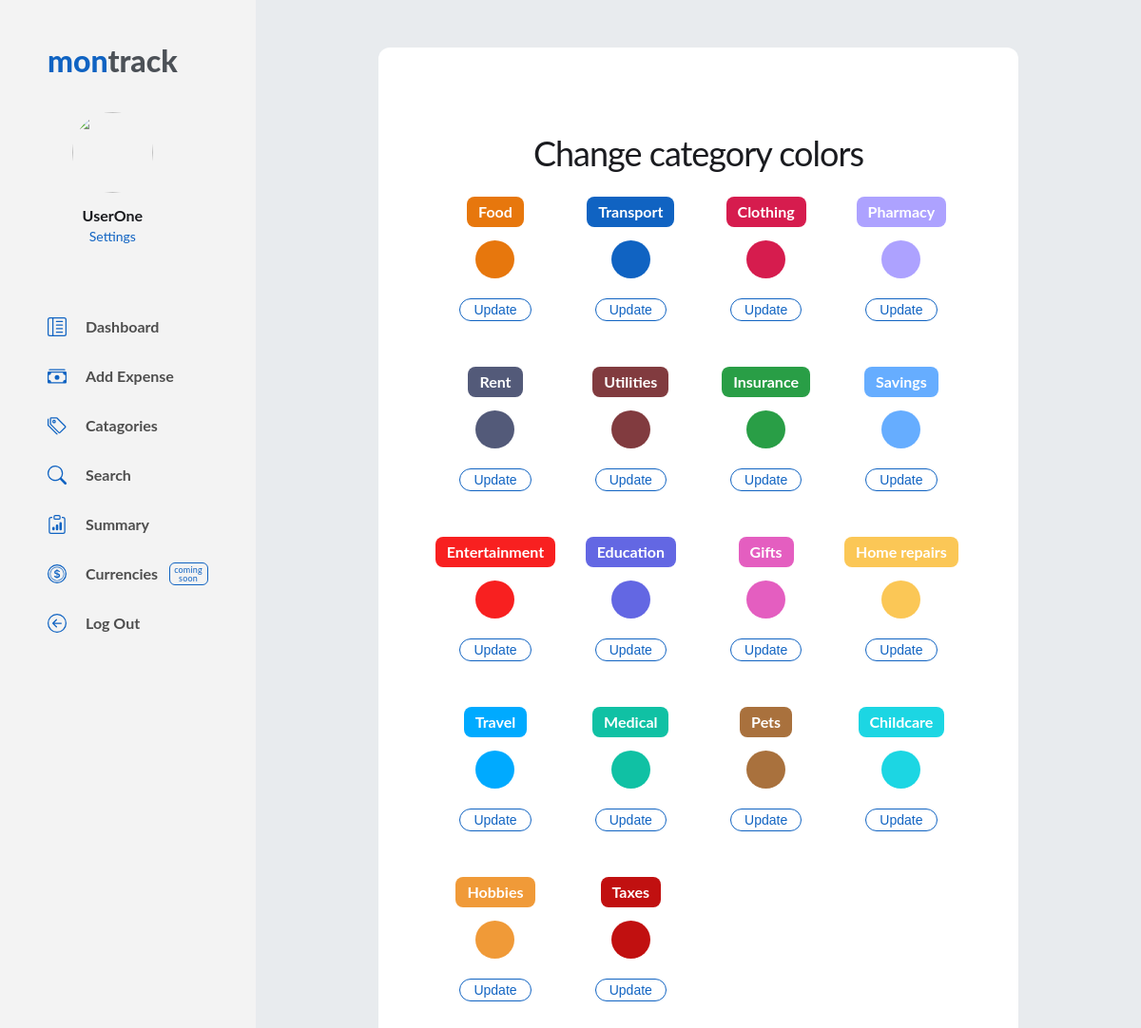
The page /categories (signed in) on the database as committed earlier.
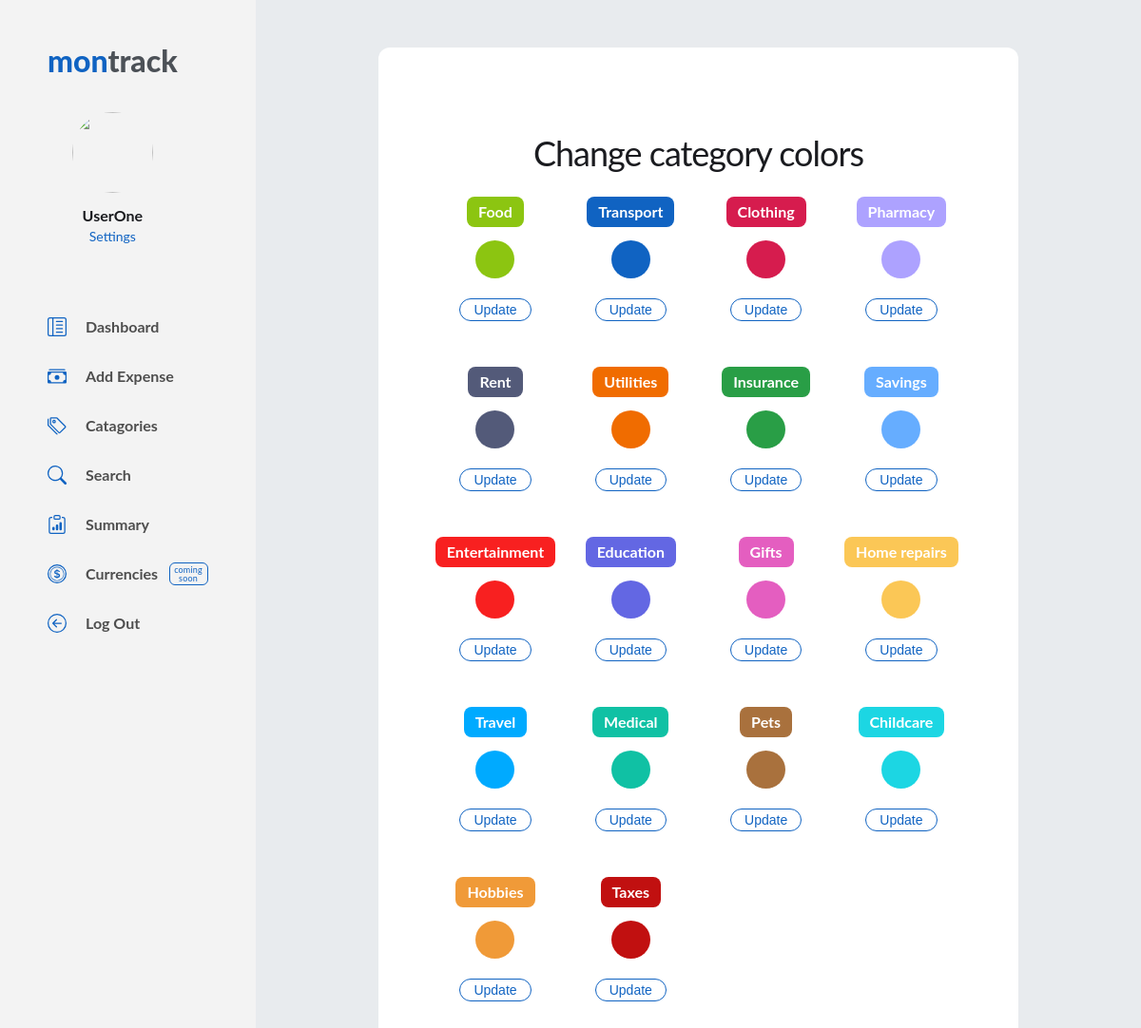
The same page on the database as committed later.
### tables this page shows
CREATE TABLE categories (
    category_id INTEGER PRIMARY KEY AUTOINCREMENT NOT NULL,
    category TEXT UNIQE NOT NULL,
    color TEXT NOT NULL DEFAULT "#1063c2"
);

### application.py (the view, shortened to what this page needs)
@application.route("/categories", methods=["GET", "POST"])
@login_required
def categories():
    user_id = session["user_id"]
    connect = sqlite3.connect(dburl)
    cursor = connect.cursor()
    cursor.execute("SELECT username FROM users WHERE user_id = ?", (user_id,))
    username = cursor.fetchone()[0]
    cursor.execute("SELECT image FROM users WHERE user_id = ?", (user_id,))
    userimage = cursor.fetchone()[0]
    cursor.execute("SELECT * FROM categories")
    categories = cursor.fetchall()
    if request.method == "GET":
        return render_template("categories.html", username=username, userimage=userimage, categories=categories)

### helpers.py (called while the page is built)
def login_required(f):
    @wraps(f)
    def decorated_function(*args, **kwargs):
        if session.get("user_id") is None:
            return redirect("/login")
        return f(*args, **kwargs)
    return decorated_function

### templates/categories.html (shortened to what this page needs)
{% extends "layout.html" %}
{% block body %}
<div class="body-center">
  <div class="add-expense">
    <div class="add-expense_panel">
      <div class="form-wrapper radius">
        <h1 class="title-expense">Change category colors</h1>
        <div class="categories_color-change-wrapper">
          {% for row in categories %}
          <form id="expenses-from" name="expenses-from" data-name="expenses-from" method="post" class="categories-form" aria-label="expenses-from">
              <div class="category_color-change">
                <label style="background-color:{{ row[2] }}" class="color-picker_category" for="color-picker">{{ row[1] }}</label>
                <input type="color" id="color-picker" name="{{ row[1] }}" value="{{ row[2] }}">
                <input type="submit" name="{{ row[1] }}" value="Update" class="color-picker_button">
              </div>
          </form>
          {% endfor %}
        </div>
      </div>
    </div>
  </div>
</div>
{% endblock %}

Rows that differ between the two databases and show on the page:
changed categories "Food": color "#e7770d" → "#8cc511"
changed categories "Utilities": color "#813b3f" → "#f06c00"
